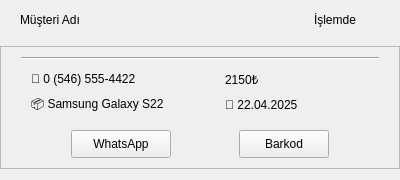
            <widget class="QWidget" name="card_2" native="true">
             <property name="minimumSize">
              <size>
               <width>400</width>
               <height>180</height>
              </size>
             </property>
             <property name="maximumSize">
              <size>
               <width>400</width>
               <height>180</height>
              </size>
             </property>
             <property name="styleSheet">
              <string notr="true"/>
             </property>
             <property name="card" stdset="0">
              <string>main</string>
             </property>
             <layout class="QVBoxLayout" name="verticalLayout_14">
              <property name="leftMargin">
               <number>0</number>
              </property>
              <property name="topMargin">
               <number>0</number>
              </property>
              <property name="rightMargin">
               <number>0</number>
              </property>
              <item>
               <widget class="QWidget" name="cardHeader_2" native="true">
                <property name="minimumSize">
                 <size>
                  <width>0</width>
                  <height>40</height>
                 </size>
                </property>
                <property name="maximumSize">
                 <size>
                  <width>16777215</width>
                  <height>40</height>
                 </size>
                </property>
                <property name="styleSheet">
                 <string notr="true"/>
                </property>
                <property name="card" stdset="0">
                 <string>header</string>
                </property>
                <layout class="QHBoxLayout" name="horizontalLayout_13">
                 <property name="leftMargin">
                  <number>20</number>
                 </property>
                 <property name="topMargin">
                  <number>0</number>
                 </property>
                 <property name="rightMargin">
                  <number>20</number>
                 </property>
                 <property name="bottomMargin">
                  <number>0</number>
                 </property>
                 <item>
                  <widget class="QLabel" name="cardHeaderLabel_2">
                   <property name="styleSheet">
                    <string notr="true"/>
                   </property>
                   <property name="text">
                    <string>Müşteri Adı</string>
                   </property>
                   <property name="card" stdset="0">
                    <string>headerLabel</string>
                   </property>
                  </widget>
                 </item>
                 <item>
                  <spacer name="cardHeaderSpacer_2">
                   <property name="orientation">
                    <enum>Qt::Orientation::Horizontal</enum>
                   </property>
                   <property name="sizeHint" stdset="0">
                    <size>
                     <width>13</width>
                     <height>20</height>
                    </size>
                   </property>
                  </spacer>
                 </item>
                 <item>
                  <widget class="QLabel" name="cardHeaderStatus_2">
                   <property name="minimumSize">
                    <size>
                     <width>90</width>
                     <height>20</height>
                    </size>
                   </property>
                   <property name="maximumSize">
                    <size>
                     <width>90</width>
                     <height>20</height>
                    </size>
                   </property>
                   <property name="styleSheet">
                    <string notr="true"/>
                   </property>
                   <property name="text">
                    <string>İşlemde</string>
                   </property>
                   <property name="alignment">
                    <set>Qt::AlignmentFlag::AlignCenter</set>
                   </property>
                   <property name="card" stdset="0">
                    <string>customerStatus</string>
                   </property>
                  </widget>
                 </item>
                </layout>
               </widget>
              </item>
              <item>
               <widget class="QFrame" name="cardContent_2">
                <property name="styleSheet">
                 <string notr="true"/>
                </property>
                <property name="frameShape">
                 <enum>QFrame::Shape::StyledPanel</enum>
                </property>
                <property name="frameShadow">
                 <enum>QFrame::Shadow::Raised</enum>
                </property>
                <property name="card" stdset="0">
                 <string>content</string>
                </property>
                <layout class="QVBoxLayout" name="verticalLayout_15">
                 <property name="spacing">
                  <number>4</number>
                 </property>
                 <property name="leftMargin">
                  <number>20</number>
                 </property>
                 <property name="topMargin">
                  <number>10</number>
                 </property>
                 <property name="rightMargin">
                  <number>20</number>
                 </property>
                 <property name="bottomMargin">
                  <number>4</number>
                 </property>
                 <item>
                  <widget class="Line" name="cardSeperator_2">
                   <property name="styleSheet">
                    <string notr="true"/>
                   </property>
                   <property name="orientation">
                    <enum>Qt::Orientation::Horizontal</enum>
                   </property>
                   <property name="card" stdset="0">
                    <string>seperator</string>
                   </property>
                  </widget>
                 </item>
                 <item>
                  <layout class="QGridLayout" name="cardGrid_2">
                   <property name="leftMargin">
                    <number>10</number>
                   </property>
                   <property name="topMargin">
                    <number>4</number>
                   </property>
                   <property name="bottomMargin">
                    <number>0</number>
                   </property>
                   <property name="horizontalSpacing">
                    <number>40</number>
                   </property>
                   <property name="verticalSpacing">
                    <number>4</number>
                   </property>
                   <item row="1" column="0">
                    <widget class="QLabel" name="cardProduct_2">
                     <property name="text">
                      <string>📦 Samsung Galaxy S22</string>
                     </property>
                     <property name="card" stdset="0">
                      <string>label</string>
                     </property>
                    </widget>
                   </item>
                   <item row="0" column="0">
                    <widget class="QLabel" name="cardPhone_2">
                     <property name="text">
                      <string>📱 0 (546) 555-4422</string>
                     </property>
                     <property name="card" stdset="0">
                      <string>label</string>
                     </property>
                    </widget>
                   </item>
                   <item row="1" column="1">
                    <widget class="QLabel" name="cardDate_2">
                     <property name="text">
                      <string>📅 22.04.2025</string>
                     </property>
                     <property name="card" stdset="0">
                      <string>label</string>
                     </property>
                    </widget>
                   </item>
                   <item row="0" column="1">
                    <widget class="QLabel" name="cardPrice_2">
                     <property name="text">
                      <string>2150₺</string>
                     </property>
                     <property name="card" stdset="0">
                      <string>label</string>
                     </property>
                     <property name="content" stdset="0">
                      <string>price</string>
                     </property>
                    </widget>
                   </item>
                  </layout>
                 </item>
                 <item>
                  <layout class="QHBoxLayout" name="cardButtonsLayout_2">
                   <property name="leftMargin">
                    <number>50</number>
                   </property>
                   <property name="topMargin">
                    <number>10</number>
                   </property>
                   <property name="rightMargin">
                    <number>50</number>
                   </property>
                   <property name="bottomMargin">
                    <number>6</number>
                   </property>
                   <item>
                    <widget class="QPushButton" name="cardButtonsWhatsapp_2">
                     <property name="minimumSize">
                      <size>
                       <width>100</width>
                       <height>28</height>
                      </size>
                     </property>
                     <property name="maximumSize">
                      <size>
                       <width>100</width>
                       <height>28</height>
                      </size>
                     </property>
                     <property name="styleSheet">
                      <string notr="true"/>
                     </property>
                     <property name="text">
                      <string>WhatsApp</string>
                     </property>
                     <property name="card" stdset="0">
                      <string>whatsApp</string>
                     </property>
                    </widget>
                   </item>
                   <item>
                    <spacer name="cardButtonsSpacer_2">
                     <property name="orientation">
                      <enum>Qt::Orientation::Horizontal</enum>
                     </property>
                     <property name="sizeHint" stdset="0">
                      <size>
                       <width>40</width>
                       <height>20</height>
                      </size>
                     </property>
                    </spacer>
                   </item>
                   <item>
                    <widget class="QPushButton" name="cardButtonsBarcode_2">
                     <property name="minimumSize">
                      <size>
                       <width>90</width>
                       <height>28</height>
                      </size>
                     </property>
                     <property name="maximumSize">
                      <size>
                       <width>90</width>
                       <height>28</height>
                      </size>
                     </property>
                     <property name="styleSheet">
                      <string notr="true"/>
                     </property>
                     <property name="text">
                      <string>Barkod</string>
                     </property>
                     <property name="card" stdset="0">
                      <string>print</string>
                     </property>
                    </widget>
                   </item>
                  </layout>
                 </item>
                </layout>
               </widget>
              </item>
             </layout>
            </widget>
